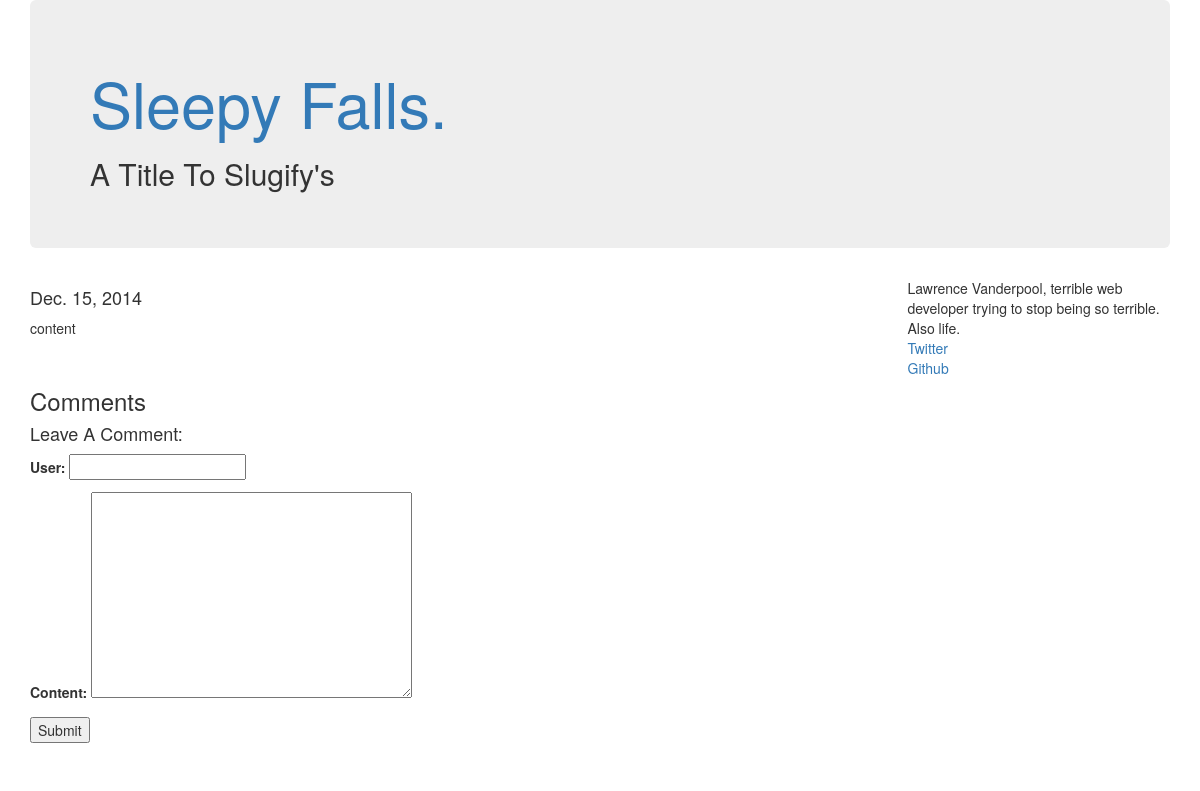
Page /blog/article/a-title-to-slugifys/ on the committed database.
### blog/models.py (models this page shows, shortened)
class Article(models.Model):
    title = models.CharField(max_length=200)
    pub_date = models.DateTimeField(auto_now_add=True)
    content = models.TextField()
    teaser = models.CharField(max_length=200, default="", null=True)
    slug = models.SlugField()

### blog/views.py (the view, shortened to what this page needs)
# urls.py: url(r'^article/(?P<slug>[\w\-]+)/$', ArticleView.as_view(), name='article-view'),
class ArticleView(View):
    def get(self, request, *args, **kwargs):
        view = ArticleDisplay.as_view()
        return view(request, *args, **kwargs)

### blog/views.py (called while the page is built)
    def get_context_data(self, **kwargs):
        context = super(ArticleDisplay, self).get_context_data(**kwargs)
        context['form'] = CommentForm
        return context

### blog/templates/article.html (shortened to what this page needs)
{% extends 'base.html' %}
{% block subheader %} {{ article.title }} {% endblock %}
{% block content %}
    <p><h4>{{ article.pub_date|date }}</h4></p>
    <p>{{ article.content|linebreaks }}</p><br/>
    <h3>Comments</h3>
    <h4>Leave A Comment:</h4>
    <form action="" method="post" role="form">{% csrf_token %}
        {{ form.as_p }}
        <input type="submit" value="Submit" />
    </form>
    <br>
{% endblock %}

### rows in the picture
Article: title "A Title To Slugify's", pub_date "Dec. 15, 2014", content "content"
